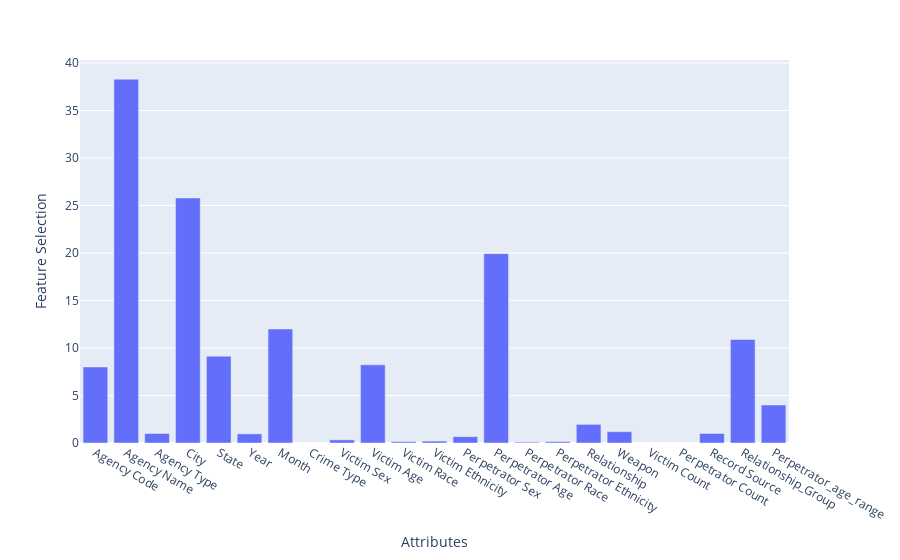

Here is the notebook cell this chart was saved with:
### Code cell
# what are scores for the features
fig = px.bar(features, x='Attributes', y='Feature Selection')
fig.show()

### Figure 1 — Plotly figure (JSON) as saved in the notebook; plotly's stock layout.template omitted (floating-point values rounded to 4 significant figures)
{"data": [{"alignmentgroup": "True", "hovertemplate": "Attributes=%{x}<br>Feature Selection=%{y}<extra></extra>", "legendgroup": "", "marker": {"color": "#636efa"}, "name": "", "offsetgroup": "", "orientation": "v", "showlegend": false, "textposition": "auto", "type": "bar", "x": ["Agency Code", "Agency Name", "Agency Type", "City", "State", "Year", "Month", "Crime Type", "Victim Sex", "Victim Age", "Victim Race", "Victim Ethnicity", "Perpetrator Sex", "Perpetrator Age", "Perpetrator Race", "Perpetrator Ethnicity", "Relationship", "Weapon", "Victim Count", "Perpetrator Count", "Record Source", "Relationship_Group", "Perpetrator_age_range"], "xaxis": "x", "y": [8, 38.3, 1, 25.79, 9.14, 0.96, 12, null, 0.33, 8.23, 0.14, 0.2, 0.67, 19.93, 0.09, 0.14, 1.96, 1.19, null, null, 1, 10.89, 4], "yaxis": "y"}], "layout": {"barmode": "relative", "legend": {"tracegroupgap": 0}, "margin": {"t": 60}, "xaxis": {"anchor": "y", "domain": [0, 1], "title": {"text": "Attributes"}}, "yaxis": {"anchor": "x", "domain": [0, 1], "title": {"text": "Feature Selection"}}}}
